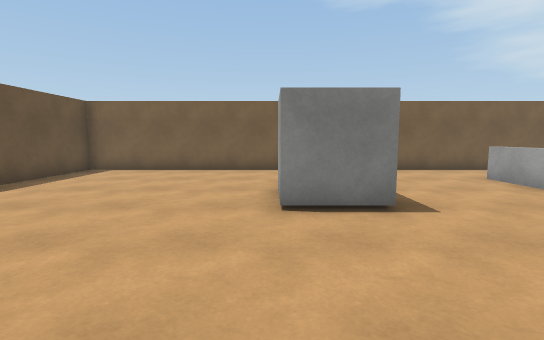
view 1 (above)

18 first-person views from a walk through a Unity game level. The camera is 1.3 m above the floor, tilts 6° down and sees 85° across. The floor is counted in squares, 1.2 m on a side. Each view is taken from the middle of a square. On the plan, view 1 faces up. The plan holds only what a view shows up to about 12 squares ahead; the rest is blank. The player character is not drawn. Surface patterns are stand-ins for the level's own textures.

view 2
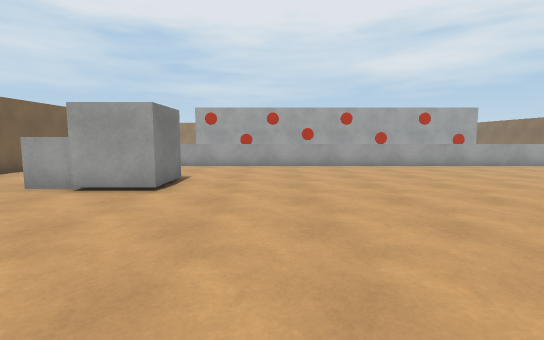

view 3
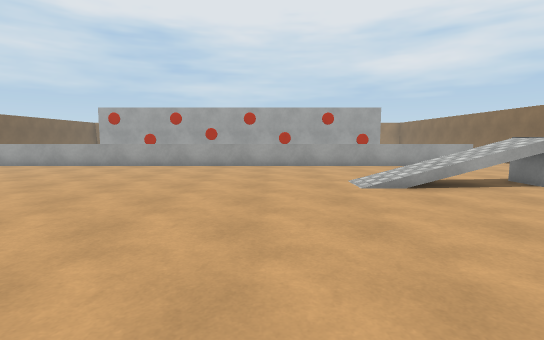

view 4
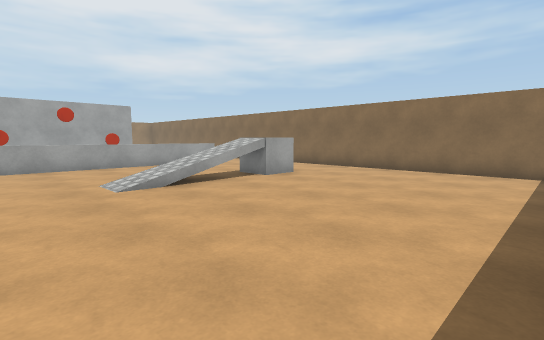

view 5
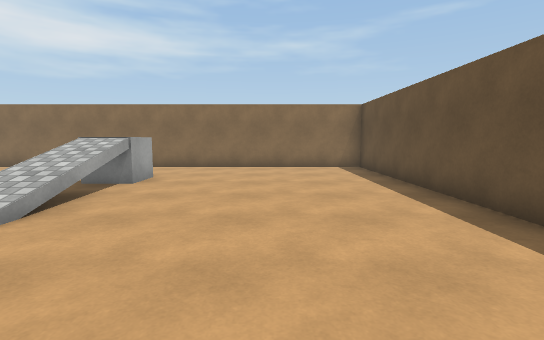

view 6
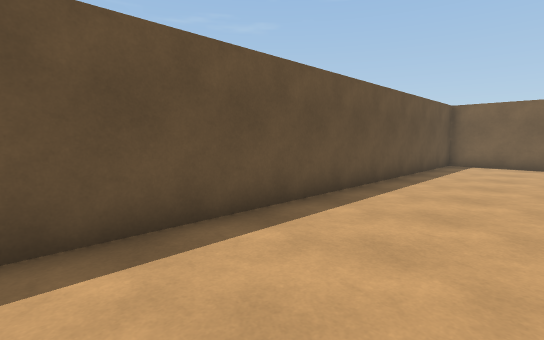

view 7
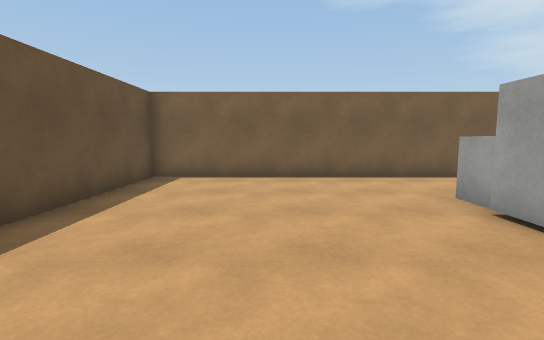

view 8
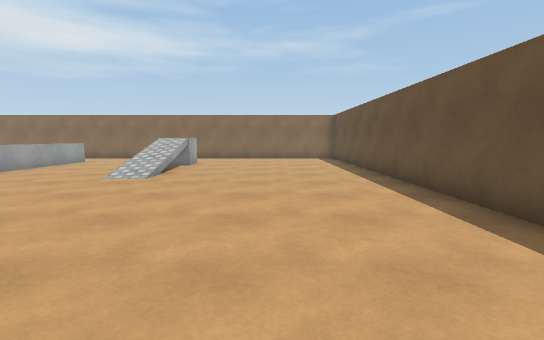

view 9
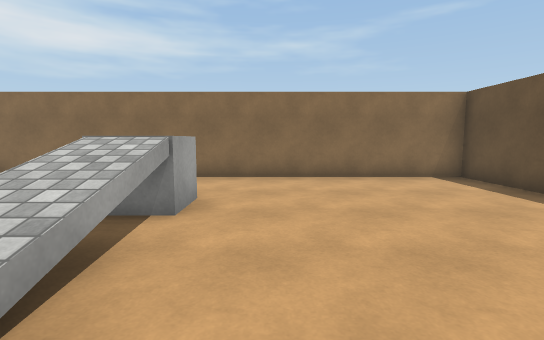

view 10
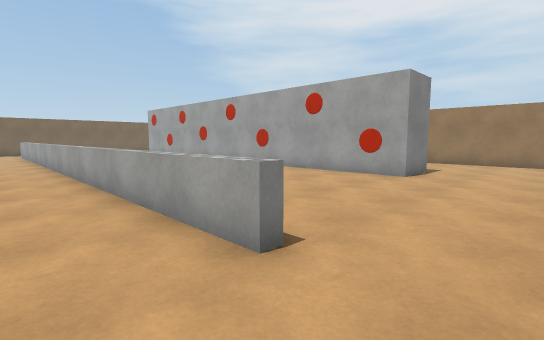

view 11
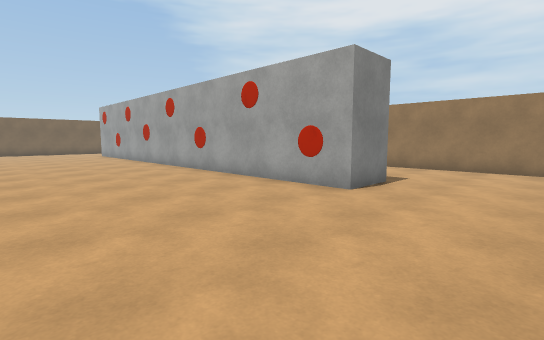

view 12
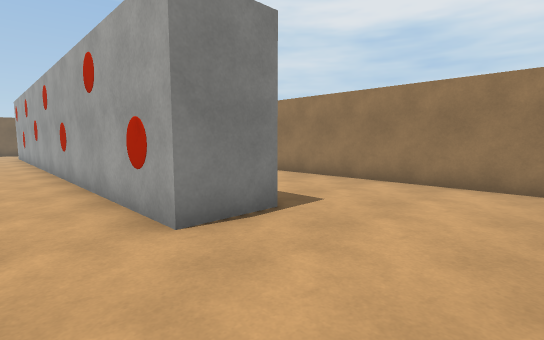

view 13
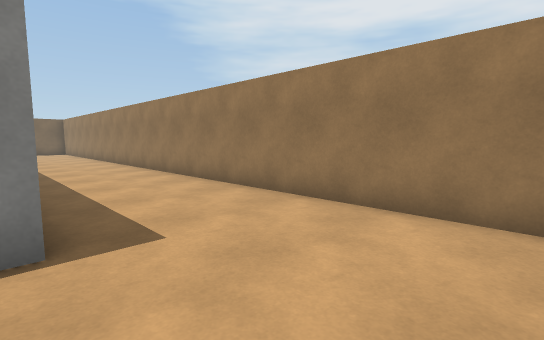

view 14
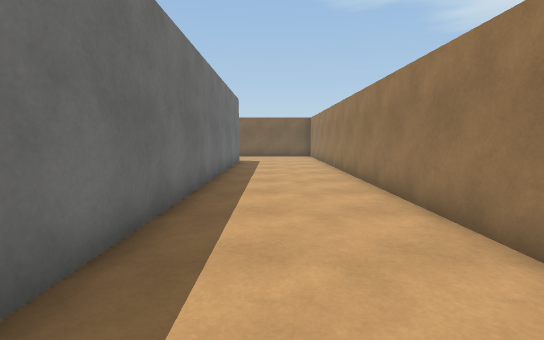

view 15
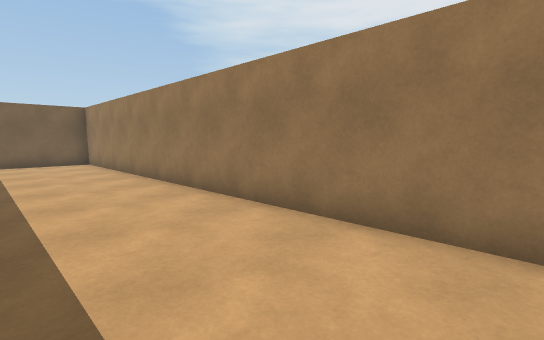

view 16
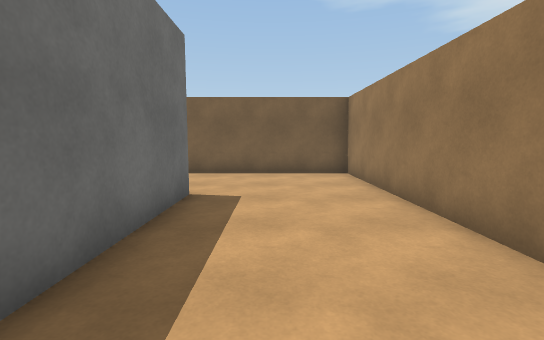

view 17
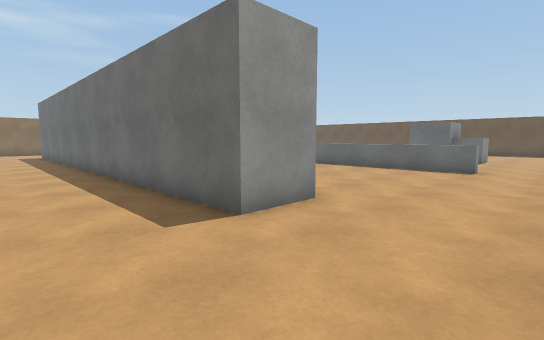

view 18
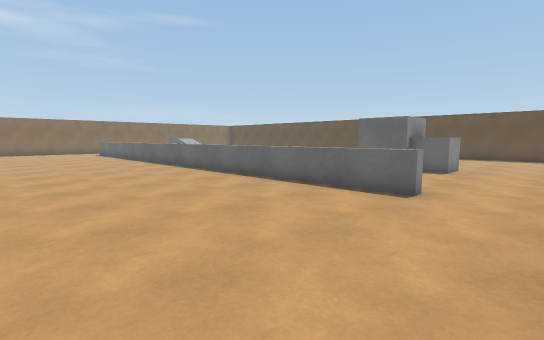

### Floor plan
Points are (right, up) in squares from view 1. A wall is a line through its corners. A room is listed if a view was taken in it or the views show most of it. See-through windows are left out.
Room 1 (views 1, 2, 3, 4, 5, 6, 7, 8, 9, 10)
walls: (5.5, 10.4) (-6.4, 10.4) (-6.4, -14.4) (5.5, -14.4)
low walls: (5.8, -12) (5.8, 8)
ways out: opening at (6, -13.5) to room 2; opening at (6, 9.5) to room 2
objects: other object (0, 5) to (2, 5); other object (0, 6) to (2, 7); other object (2, -11)
Room 2 (views 11, 12, 13, 14, 15, 16, 17, 18)
walls: (12.5, 6.8) (14.4, 6.8) (14.4, -6.4); (14.5, -10.8) (12.6, -10.8) (12.6, 1.5); (9.5, 10.4) (5.5, 10.4); (18.4, -13.9) (18.4, 10.4) (13.2, 10.4); (5.5, -14.4) (7.5, -14.4)
low walls: (6.2, -12) (5.8, -12); (5.8, 8) (6.2, 8) (6.2, -1.2)
ways out: opening at (6, -13.5) to room 1; opening at (6, 9.5) to room 1

Positions as (right, up) in squares from view 1, and headings:
1: (0, 0), facing up
2: (-6, 2), facing right
3: (-6, -4), facing right
4: (-6, -4), facing down-right
5: (-3, -3), facing down
6: (-3, -3), facing up-left
7: (-3, 2), facing up
8: (-3, 2), facing down
9: (-1, -6), facing down
10: (4, -14), facing up-right
11: (7, -14), facing up-right
12: (11, -14), facing up-right
13: (14, -14), facing up-right
14: (16, -8), facing up
15: (15, -4), facing up-right
16: (16, 1), facing up
17: (17, 10), facing down-left
18: (12, 10), facing down-left
